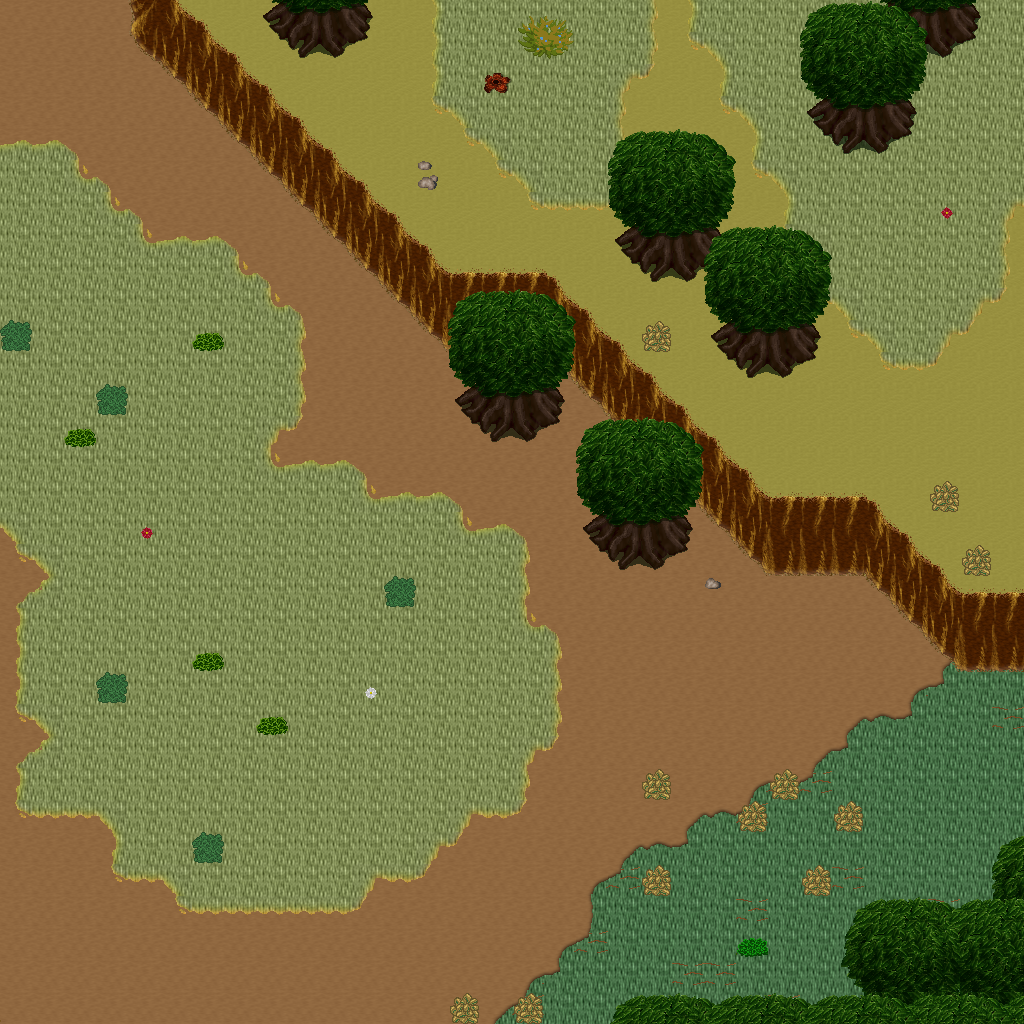

Below is a game level as drawn by its tile map, then a one-line description and the .tmx that defines it (tile-layer data replaced by summaries):
An orthogonal 32x32 tile map with 32x32 px tiles, 5 tile layers (Ground, Objects, Objects2, Above, ...), 1 hidden layer not drawn, 45 tilesets.

<map version="1.10" tiledversion="1.11.0" orientation="orthogonal" renderorder="right-down" width="32" height="32" tilewidth="32" tileheight="32" infinite="0" nextlayerid="11" nextobjectid="1">
 <tileset firstgid="1" name="ground_ground" tilewidth="32" tileheight="32" tilecount="33" columns="3">
  <image source="../drawable/ground_ground.png" width="96" height="352" />
 </tileset>
 <tileset firstgid="34" name="ground_ridge_earth_dark" tilewidth="32" tileheight="32" tilecount="96" columns="12">
  <image source="../drawable/ground_ridge_earth_dark.png" width="384" height="256" />
 </tileset>
 <tileset firstgid="130" name="plant_grasses" tilewidth="32" tileheight="32" tilecount="6" columns="3">
  <image source="../drawable/plant_grasses.png" width="96" height="64" />
 </tileset>
 <tileset firstgid="136" name="ground_ladder_vertical_dark" tilewidth="32" tileheight="32" tilecount="3" columns="3">
  <image source="../drawable/ground_ladder_vertical_dark.png" width="96" height="32" />
 </tileset>
 <tileset firstgid="139" name="logic_collision" tilewidth="32" tileheight="32" tilecount="1" columns="1">
  <image source="../drawable/logic_collision.png" width="32" height="32" />
 </tileset>
 <tileset firstgid="140" name="ground_grass_corners" tilewidth="32" tileheight="32" tilecount="24" columns="6">
  <image source="../drawable/ground_grass_corners.png" width="192" height="128" />
 </tileset>
 <tileset firstgid="164" name="ground_earth_edges" tilewidth="32" tileheight="32" tilecount="18" columns="6">
  <image source="../drawable/ground_earth_edges.png" width="192" height="96" />
 </tileset>
 <tileset firstgid="182" name="plant_bush_bushes" tilewidth="32" tileheight="32" tilecount="10" columns="5">
  <image source="../drawable/plant_bush_bushes.png" width="160" height="64" />
 </tileset>
 <tileset firstgid="192" name="plant_tree_tree_darkgreen" tilewidth="32" tileheight="32" tilecount="88" columns="8">
  <image source="../drawable/plant_tree_tree_darkgreen.png" width="256" height="352" />
 </tileset>
 <tileset firstgid="280" name="ground_rock_pebbles" tilewidth="32" tileheight="32" tilecount="3" columns="1">
  <image source="../drawable/ground_rock_pebbles.png" width="32" height="96" />
 </tileset>
 <tileset firstgid="283" name="furniture_sink_jacuzzi_dark_side_on" tilewidth="32" tileheight="32" tilecount="36" columns="3">
  <image source="../drawable/furniture_sink_jacuzzi_dark_side_on.png" width="96" height="384" />
 </tileset>
 <tileset firstgid="319" name="furniture_chair_bench_iron_extensible" tilewidth="32" tileheight="32" tilecount="16" columns="4">
  <image source="../drawable/furniture_chair_bench_iron_extensible.png" width="128" height="128" />
 </tileset>
 <tileset firstgid="335" name="plant_flower_daisy_blue" tilewidth="32" tileheight="32" tilecount="8" columns="2">
  <image source="../drawable/plant_flower_daisy_blue.png" width="64" height="128" />
 </tileset>
 <tileset firstgid="343" name="plant_flower_daisy_red" tilewidth="32" tileheight="32" tilecount="8" columns="2">
  <image source="../drawable/plant_flower_daisy_red.png" width="64" height="128" />
 </tileset>
 <tileset firstgid="351" name="plant_flower_daisy_white" tilewidth="32" tileheight="32" tilecount="8" columns="2">
  <image source="../drawable/plant_flower_daisy_white.png" width="64" height="128" />
 </tileset>
 <tileset firstgid="359" name="plant_flower_daisy_yellow" tilewidth="32" tileheight="32" tilecount="8" columns="2">
  <image source="../drawable/plant_flower_daisy_yellow.png" width="64" height="128" />
 </tileset>
 <tileset firstgid="367" name="plant_bush_hedge" tilewidth="32" tileheight="32" tilecount="35" columns="5">
  <image source="../drawable/plant_bush_hedge.png" width="160" height="224" />
 </tileset>
 <tileset firstgid="402" name="plant_tree_evergreen" tilewidth="32" tileheight="32" tilecount="36" columns="3">
  <image source="../drawable/plant_tree_evergreen.png" width="96" height="384" />
 </tileset>
 <tileset firstgid="438" name="furniture_light_iron_lamp" tilewidth="32" tileheight="32" tilecount="3" columns="1">
  <image source="../drawable/furniture_light_iron_lamp.png" width="32" height="96" />
 </tileset>
 <tileset firstgid="441" name="furniture_light_flames" tilewidth="32" tileheight="32" tilecount="6" columns="6">
  <image source="../drawable/furniture_light_flames.png" width="192" height="32" />
 </tileset>
 <tileset firstgid="447" name="item_statue_girl_with_bird" tilewidth="32" tileheight="32" tilecount="12" columns="4">
  <image source="../drawable/item_statue_girl_with_bird.png" width="128" height="96" />
 </tileset>
 <tileset firstgid="459" name="object_birds" tilewidth="32" tileheight="32" tilecount="4" columns="2">
  <image source="../drawable/object_birds.png" width="64" height="64" />
 </tileset>
 <tileset firstgid="463" name="logic_protection" tilewidth="32" tileheight="32" tilecount="2" columns="2">
  <image source="../drawable/logic_protection.png" width="64" height="32" />
 </tileset>
 <tileset firstgid="465" name="plant_tree_spruce" tilewidth="32" tileheight="32" tilecount="6" columns="2">
  <image source="../drawable/plant_tree_spruce.png" width="64" height="96" />
 </tileset>
 <tileset firstgid="471" name="plant_tree_taller_trees" tilewidth="32" tileheight="32" tilecount="32" columns="8">
  <image source="../drawable/plant_tree_taller_trees.png" width="256" height="128" />
 </tileset>
 <tileset firstgid="503" name="plant_stump_hollow_logs" tilewidth="32" tileheight="32" tilecount="6" columns="3">
  <image source="../drawable/plant_stump_hollow_logs.png" width="96" height="64" />
 </tileset>
 <tileset firstgid="509" name="plant_stump_small_stump" tilewidth="32" tileheight="32" tilecount="4" columns="2">
  <image source="../drawable/plant_stump_small_stump.png" width="64" height="64" />
 </tileset>
 <tileset firstgid="513" name="ground_grass_2" tilewidth="32" tileheight="32" tilecount="21" columns="3">
  <image source="../drawable/ground_grass_2.png" width="96" height="224" />
 </tileset>
 <tileset firstgid="534" name="ground_water_waterfall" tilewidth="32" tileheight="32" tilecount="120" columns="8">
  <image source="../drawable/ground_water_waterfall.png" width="256" height="480" />
 </tileset>
 <tileset firstgid="654" name="ground_water_pool_corners" tilewidth="32" tileheight="32" tilecount="72" columns="3">
  <image source="../drawable/ground_water_pool_corners.png" width="96" height="768" />
 </tileset>
 <tileset firstgid="726" name="ground_water_pool" tilewidth="32" tileheight="32" tilecount="72" columns="3">
  <image source="../drawable/ground_water_pool.png" width="96" height="768" />
 </tileset>
 <tileset firstgid="798" name="plant_vine" tilewidth="32" tileheight="32" tilecount="3" columns="1">
  <image source="../drawable/plant_vine.png" width="32" height="96" />
 </tileset>
 <tileset firstgid="801" name="logic_item_fruits" tilewidth="32" tileheight="32" tilecount="16" columns="8">
  <image source="../drawable/logic_item_fruits.png" width="256" height="64" />
 </tileset>
 <tileset firstgid="817" name="ground_dry_grass" tilewidth="32" tileheight="32" tilecount="54" columns="9">
  <image source="../drawable/ground_dry_grass.png" width="288" height="192" />
 </tileset>
 <tileset firstgid="871" name="light_dim_light_5x5" tilewidth="32" tileheight="32" tilecount="25" columns="5">
  <image source="../drawable/light_dim_light_5x5.png" width="160" height="160" />
 </tileset>
 <tileset firstgid="896" name="building_chimney_smoke" tilewidth="32" tileheight="32" tilecount="40" columns="4">
  <image source="../drawable/building_chimney_smoke.png" width="128" height="320" />
 </tileset>
 <tileset firstgid="936" name="logic_creature_hybrid" tilewidth="32" tileheight="32" tilecount="16" columns="8">
  <image source="../drawable/logic_creature_hybrid.png" width="256" height="64" />
 </tileset>
 <tileset firstgid="952" name="building_huts" tilewidth="32" tileheight="32" tilecount="338" columns="26">
  <image source="../drawable/building_huts.png" width="832" height="416" />
 </tileset>
 <tileset firstgid="1290" name="logic_portal" tilewidth="32" tileheight="32" tilecount="24" columns="8">
  <image source="../drawable/logic_portal.png" width="256" height="96" />
 </tileset>
 <tileset firstgid="1314" name="plant_bush_leafy" tilewidth="32" tileheight="32" tilecount="48" columns="8">
  <image source="../drawable/plant_bush_leafy.png" width="256" height="192" />
 </tileset>
 <tileset firstgid="1362" name="plant_bush_berried" tilewidth="32" tileheight="32" tilecount="60" columns="5">
  <image source="../drawable/plant_bush_berried.png" width="160" height="384" />
 </tileset>
 <tileset firstgid="1422" name="plant_bush_flowering" tilewidth="32" tileheight="32" tilecount="72" columns="8">
  <image source="../drawable/plant_bush_flowering.png" width="256" height="288" />
 </tileset>
 <tileset firstgid="1494" name="plant_bushes_and_trees" tilewidth="32" tileheight="32" tilecount="144" columns="16">
  <image source="../drawable/plant_bushes_and_trees.png" width="512" height="289" />
 </tileset>
 <tileset firstgid="1638" name="plant_bush_bush_pinks" tilewidth="32" tileheight="32" tilecount="4" columns="2">
  <image source="../drawable/plant_bush_bush_pinks.png" width="64" height="64" />
 </tileset>
 <tileset firstgid="1642" name="logic_creature_mutant" tilewidth="32" tileheight="32" tilecount="7" columns="7">
  <image source="../drawable/logic_creature_mutant.png" width="224" height="32" />
 </tileset>
 <layer id="1" name="Ground" width="32" height="32">
  <data>[1024 cells, 1024 non-empty, 4 distinct tile ids]</data>
 </layer>
 <layer id="2" name="Objects" width="32" height="32">
  <data>[1024 cells, 319 non-empty, 46 distinct tile ids]</data>
 </layer>
 <layer id="3" name="Objects2" width="32" height="32">
  <data>[1024 cells, 11 non-empty, 4 distinct tile ids]</data>
 </layer>
 <layer id="4" name="Above" width="32" height="32">
  <data>[1024 cells, 89 non-empty, 34 distinct tile ids]</data>
 </layer>
 <layer id="5" name="Above2" width="32" height="32">
  <data>[1024 cells, 24 non-empty, 6 distinct tile ids]</data>
 </layer>
 <layer id="6" name="Walkable" width="32" height="32" visible="0">
  <data>[1024 cells, 145 non-empty, 1 distinct tile ids]</data>
 </layer>
 <objectgroup id="7" name="Mapevents" />
 <objectgroup id="8" name="Spawn" />
 <objectgroup id="9" name="Keys" />
 <objectgroup id="10" name="Replace" />
</map>
